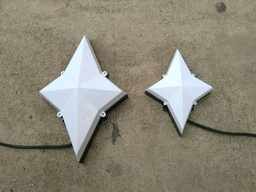
#> input picture harris corner detection/img/01.jpeg, 256 x 192 px, shrunk from 960 x 720 before the run; its folder holds only this picture in this run
$ python HarrisCornerDetection.py
#> lines starting #> are read from the running program, lines starting #| are printed output that depends on the picture; after the words box and inside, x2 and y2 are one past the last pixel; in counts of white or black regions, pixels touching at a corner belong together; long printed decimals are rounded
#coding:utf-8

import numpy as np
import matplotlib.pyplot as plt
import os
import math

def convolve(filter,mat,padding,strides):
    '''
    :param filter:卷积核，必须为二维(2 x 1也算二维) 否则返回None
    :param mat:图片
    :param padding:对齐
    :param strides:移动步长
    :return:返回卷积后的图片。(灰度图，彩图都适用)
    @author:bilibili-会飞的吴克
    '''
    result = None
    filter_size = filter.shape
    mat_size = mat.shape
    if len(filter_size) == 2:
        if len(mat_size) == 3:
            channel = []
            for i in range(mat_size[-1]):
                pad_mat = np.pad(mat[:,:,i], ((padding[0], padding[1]), (padding[2], padding[3])), 'constant')
                temp = []
                for j in range(0,mat_size[0],strides[1]):
                    temp.append([])
                    for k in range(0,mat_size[1],strides[0]):
                        val = (filter*pad_mat[j:j+filter_size[0],k:k+filter_size[1]]).sum()
                        temp[-1].append(val)
                channel.append(np.array(temp))

            channel = tuple(channel)
            result = np.dstack(channel)
        elif len(mat_size) == 2:
            channel = []
            pad_mat = np.pad(mat, ((padding[0], padding[1]), (padding[2], padding[3])), 'constant')
            for j in range(0, mat_size[0], strides[1]):
                channel.append([])
                for k in range(0, mat_size[1], strides[0]):
                    val = (filter * pad_mat[j:j + filter_size[0],k:k + filter_size[1]]).sum()
                    channel[-1].append(val)


            result = np.array(channel)


    return result

def linear_convolve(filter,mat,padding=None,strides=[1,1]):
    '''
    :param filter:线性卷积核
    :param mat:图片
    :param padding:对齐
    :param strides:移动步长
    :return:返回卷积后的图片。(灰度图，彩图都适用) 若不是线性卷积核，返回None
    @author:bilibili-会飞的吴克
    '''
    result = None
    filter_size = filter.shape
    if len(filter_size) == 2 and 1 in filter_size:
        if padding == None or len(padding) < 2:
            if filter_size[1] == 1:
                padding = [filter_size[0]//2,filter_size[0]//2]
            elif filter_size[0] == 1:
                padding = [filter_size[1]//2,filter_size[1]//2]
        if filter_size[0] == 1:
            result = convolve(filter,mat,[0,0,padding[0],padding[1]],strides)
        elif filter_size[1] == 1:
            result = convolve(filter, mat, [padding[0],padding[1],0,0], strides)

    return result

def _2_dim_divided_convolve(filter,mat):
    '''

    :param filter: 线性卷积核,必须为二维(2 x 1也算二维) 否则返回None
    :param mat: 图片
    :return: 卷积后的图片,(灰度图，彩图都适用) 若不是线性卷积核，返回None
    '''
    result = None
    if 1 in filter.shape:
        result = linear_convolve(filter,mat)
        result = linear_convolve(filter.T,result)

    return result


def score_for_each_pixel(sq_img_gx,sq_img_gy,img_gx_gy,k):
    '''
    所传入的参数都只能有一个通道，且形状必须相同
    :param sq_img_gx: x方向上的梯度平方的图片
    :param sq_img_gy: y方向上的梯度平方的图片
    :param img_gx_gy: x,y方向上梯度乘积的图片
    :param k: 矩阵的迹前面的系数
    :return: 各点的得分
    '''
    result = []
    for i in range(sq_img_gx.shape[0]):
        result.append([])
        for j in range(sq_img_gx.shape[1]):
            M = np.array(
                [
                    [sq_img_gx[i,j],img_gx_gy[i,j]],
                    [img_gx_gy[i,j],sq_img_gy[i,j]]
                ]
            )
            result[-1].append(np.linalg.det(M)-k*(np.trace(M)**2))
    return np.array(result)

def Sign(img,score,area,decide_value=None,boder=[3,3,3,3]):
    '''
    :param img: 需要在角点处做标记的图片(可为多通道)
    :param score: 各个像素的角点得分
    :param area: 标记区域的大小(area[0] x area[1])
    :param decide_value: 决策是否为角点的阈值
    :param boder: 标记的边界宽度
    :return: 返回标记后的图片
    '''
    if decide_value == None:
        decide_value =  34*math.fabs(score.mean())  # 34这个参数可调
        print(decide_value)
    judger = score > decide_value
    final_img = img.copy()
    for i in range(img.shape[0]):
        for j in range(img.shape[1]):
            isLocalExtreme = score[i,j] >= score[max(i-(area[0]//2),0):min(i+(area[0]//2)+1,img.shape[0]),max(j-(area[1]//2),0):min(j+(area[1]//2)+1,img.shape[1])] #非极值抑制
            if judger[i,j] and isLocalExtreme.all():
                for k in range(min(boder[0],area[1]//6+1)):
                    final_img[max(i-(area[0]//2),0):min(i+(area[0]//2)+1,img.shape[0]),max(j-(area[1]//2),0)+k,:] = [255,0,0] #top
                for k in range(min(boder[1],area[1]//6+1)):
                    final_img[max(i-(area[0]//2),0):min(i+(area[0]//2)+1,img.shape[0]),min(j+(area[1]//2),img.shape[1]-1)-k,:] = [255,0,0] #bottom
                for k in range(min(boder[2],area[0]//6+1)):
                    final_img[max(i-(area[0]//2),0)+k,max(j-(area[1]//2),0):min(j+(area[1]//2)+1,img.shape[1]),:] = [255, 0, 0] #left
                for k in range(min(boder[3],area[0]//6+1)):
                    final_img[min(i+(area[0]//2),img.shape[0]-1)-k,max(j-(area[1]//2),0):min(j+(area[1]//2)+1,img.shape[1]),:] = [255,0,0]  # right
    return final_img

def OneDimensionStandardNormalDistribution(x,sigma):
    E = -0.5/(sigma*sigma)
    return 1/(math.sqrt(2*math.pi)*sigma)*math.exp(x*x*E)

if __name__ == '__main__':

    pic_path = './img/'
    pics = os.listdir(pic_path)

    window = 1.0/159*np.array([
        [2,4,5,4,2],
        [4,9,12,9,4],
        [5,12,15,12,5],
        [4,9,12,9,4],
        [2,4,5,4,2]
    ])   # window(5x5 Gaussisan kernel)
    linear_Gaussian_filter_5 = [2, 1, 0, 1, 2]
    sigma = 1.4
    linear_Gaussian_filter_5 = np.array([[OneDimensionStandardNormalDistribution(t, sigma) for t in linear_Gaussian_filter_5]])
    linear_Gaussian_filter_5 = linear_Gaussian_filter_5/linear_Gaussian_filter_5.sum()


    G_y = np.array(
        [
            [2, 2, 4, 2, 2],
            [1, 1, 2, 1, 1],
            [0 ,0 ,0 ,0 ,0],
            [-1,-1,-2,-1,-1],
            [-2,-2,-4,-2,-2]
        ]
    )
    G_x = np.array(
        [
            [2, 1, 0, -1, -2],
            [2, 1, 0, -1, -2],
            [4, 2, 0, -2, -4],
            [2, 1, 0, -1, -2],
            [2, 1, 0, -1, -2]
        ]
    ) #5x5 sobel kernel

    for i in pics:
        if i[-5:] == '.jpeg':
            orignal_img = plt.imread(pic_path+i)
#> orignal_img is the input picture: shape (192, 256, 3); mean R, G, B 138.8, 134.2, 119.1

            plt.imshow(orignal_img)
            plt.axis('off')
            plt.show()

            img = orignal_img.mean(axis=-1)

            img_gx = convolve(G_x,img,[2,2,2,2],[1,1])
#> in convolve, `pad_mat = np.pad(mat, ((padding[0], padding[1]), (padding[2], padding[..`:
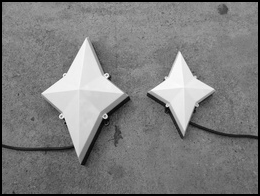
#> pad_mat: shape (196, 260) float64; min 0, max 253.3, mean 126.1
#> after the loop in convolve, `for j in range(0, mat_size[0], strides[1]):`: channel = 192 items
            img_gy = convolve(G_y,img,[2,2,2,2],[1,1])
#> in convolve (call 2), `result = np.array(channel)`:
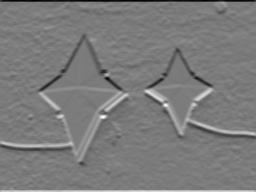
#> result: shape (192, 256) float64; min -2735, max 2919, mean 5.2; drawn with min black and max white

            sq_img_gx = img_gx * img_gx
            sq_img_gy = img_gy * img_gy
            img_gx_gy = img_gx * img_gy

            # sq_img_gx = convolve(window, sq_img_gx, [2, 2, 2, 2], [1, 1])
            # sq_img_gy = convolve(window, sq_img_gy, [2, 2, 2, 2], [1, 1])
            # img_gx_gy = convolve(window, img_gx_gy, [2, 2, 2, 2], [1, 1])

            sq_img_gx = _2_dim_divided_convolve(linear_Gaussian_filter_5,sq_img_gx)
            sq_img_gy = _2_dim_divided_convolve(linear_Gaussian_filter_5,sq_img_gy)
#> in convolve (call 6), `pad_mat = np.pad(mat, ((padding[0], padding[1]), (padding[2], padding[..`:
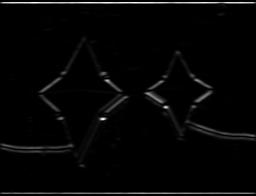
#> pad_mat: shape (196, 256) float64; min 0, max 7291845.5, mean 161150.7; drawn with min black and max white
            img_gx_gy = _2_dim_divided_convolve(linear_Gaussian_filter_5,img_gx_gy)
#> in convolve (call 8), `result = np.array(channel)`:
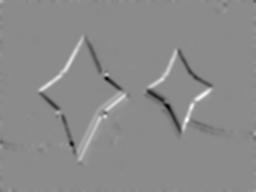
#> result: shape (192, 256) float64; min -2485081.7, max 2066141.7, mean 920.1; drawn with min black and max white

            score = score_for_each_pixel(sq_img_gx,sq_img_gy,img_gx_gy,0.05)
#> in score_for_each_pixel, `return np.array(result)`:
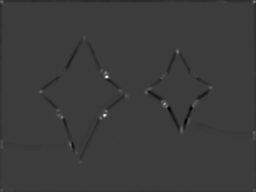
#> returned value: shape (192, 256) float64; min -1.37e+12, max 4.41e+12, mean -1.3e+10; drawn with min black and max white
            final_img = Sign(orignal_img,score,[12,12])
#> in Sign, `decide_value =  34*math.fabs(score.mean())`: decide_value = 4.43e+11
#| 443063428837.5695
#> in Sign, `judger = score > decide_value`:
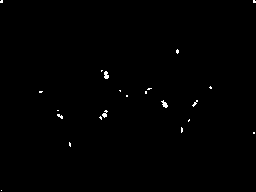
#> judger: shape (192, 256) bool; 0.44% white in thin lines or dots
#> after the loop in Sign, `for i in range(img.shape[0]):`:
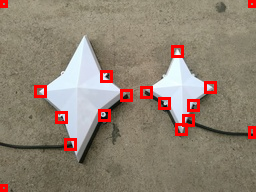
#> final_img: shape (192, 256, 3); 3.69% of pixels changed, all inside (x1, y1, x2, y2) = (0, 0, 256, 192)

            plt.imshow(final_img.astype(np.uint8))
            plt.axis('off')
            plt.show()
